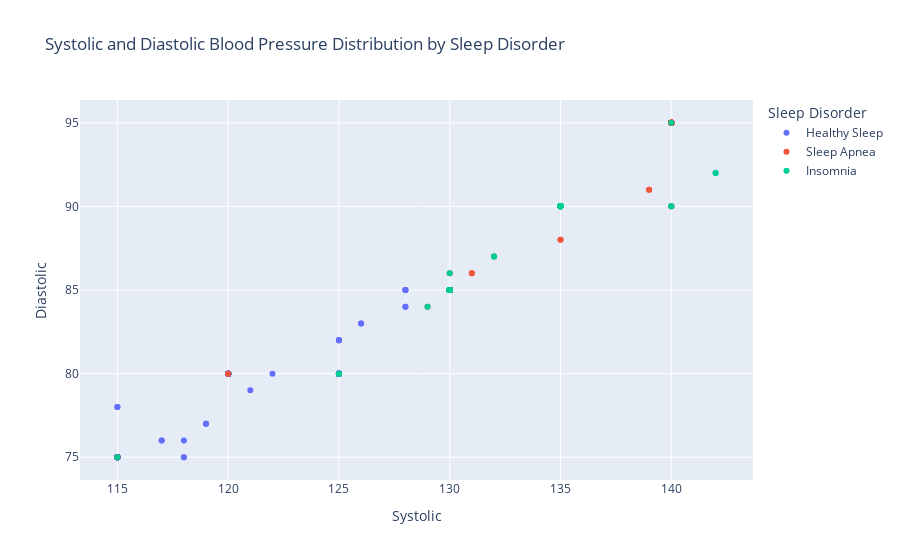

The notebook cell this image was saved under:
### Code cell
# Membuat scatter plot antara 'Systolic' dan 'Diastolic' berdasarkan 'Sleep Disorder'
fig = px.scatter(data, x='Systolic', y='Diastolic', color='Sleep Disorder',
                 title='Systolic and Diastolic Blood Pressure Distribution by Sleep Disorder',
                 labels={'SYSTOLIC': 'Systolic Blood Pressure', 'DIASTOLIC': 'Diastolic Blood Pressure'})
fig.show()

### Figure 1 — Plotly figure (JSON) as saved in the notebook; plotly's stock layout.template omitted (floating-point values rounded to 4 significant figures; data arrays with more than 128 entries replaced by an {"elided": "..."} marker saying what was removed)
{"data": [{"hovertemplate": "Sleep Disorder=Healthy Sleep<br>Systolic=%{x}<br>Diastolic=%{y}<extra></extra>", "legendgroup": "Healthy Sleep", "marker": {"color": "#636efa", "symbol": "circle"}, "mode": "markers", "name": "Healthy Sleep", "orientation": "v", "showlegend": true, "type": "scatter", "x": {"elided": "219 int values"}, "xaxis": "x", "y": {"elided": "219 int values"}, "yaxis": "y"}, {"hovertemplate": "Sleep Disorder=Sleep Apnea<br>Systolic=%{x}<br>Diastolic=%{y}<extra></extra>", "legendgroup": "Sleep Apnea", "marker": {"color": "#EF553B", "symbol": "circle"}, "mode": "markers", "name": "Sleep Apnea", "orientation": "v", "showlegend": true, "type": "scatter", "x": [140, 140, 132, 120, 130, 120, 131, 131, 135, 129, 115, 130, 135, 130, 130, 130, 130, 140, 140, 140, 140, 140, 140, 140, 140, 140, 139, 139, 140, 140, 140, 140, 140, 140, 140, 140, 140, 140, 140, 140, 140, 140, 140, 140, 140, 140, 140, 140, 140, 140, 140, 140, 140, 140, 140, 140, 140, 140, 140, 140, 140, 140, 140, 140, 140, 140, 140, 140, 140, 140, 140, 140, 140, 140, 140, 140, 140, 140], "xaxis": "x", "y": [90, 90, 87, 80, 86, 80, 86, 86, 88, 84, 75, 85, 88, 85, 85, 85, 85, 95, 95, 95, 95, 95, 95, 95, 95, 95, 91, 91, 95, 95, 95, 95, 95, 95, 95, 95, 95, 95, 95, 95, 95, 95, 95, 95, 95, 95, 95, 95, 95, 95, 95, 95, 95, 95, 95, 95, 95, 95, 95, 95, 95, 95, 95, 95, 95, 95, 95, 95, 95, 95, 95, 95, 95, 95, 95, 95, 95, 95], "yaxis": "y"}, {"hovertemplate": "Sleep Disorder=Insomnia<br>Systolic=%{x}<br>Diastolic=%{y}<extra></extra>", "legendgroup": "Insomnia", "marker": {"color": "#00cc96", "symbol": "circle"}, "mode": "markers", "name": "Insomnia", "orientation": "v", "showlegend": true, "type": "scatter", "x": [140, 140, 132, 130, 125, 115, 129, 130, 132, 130, 130, 135, 130, 135, 130, 135, 130, 130, 130, 130, 130, 130, 130, 130, 130, 130, 130, 130, 135, 130, 130, 130, 135, 130, 135, 130, 135, 130, 135, 130, 135, 130, 135, 130, 130, 135, 130, 130, 135, 130, 130, 135, 130, 135, 130, 130, 135, 135, 135, 135, 135, 135, 135, 135, 135, 135, 135, 142, 142, 140, 130, 130, 130, 130, 130, 130, 125], "xaxis": "x", "y": [90, 90, 87, 86, 80, 75, 84, 85, 87, 85, 85, 90, 85, 90, 85, 90, 85, 85, 85, 85, 85, 85, 85, 85, 85, 85, 85, 85, 90, 85, 85, 85, 90, 85, 90, 85, 90, 85, 90, 85, 90, 85, 90, 85, 85, 90, 85, 85, 90, 85, 85, 90, 85, 90, 85, 85, 90, 90, 90, 90, 90, 90, 90, 90, 90, 90, 90, 92, 92, 95, 85, 85, 85, 85, 85, 85, 80], "yaxis": "y"}], "layout": {"legend": {"title": {"text": "Sleep Disorder"}, "tracegroupgap": 0}, "title": {"text": "Systolic and Diastolic Blood Pressure Distribution by Sleep Disorder"}, "xaxis": {"anchor": "y", "domain": [0, 1], "title": {"text": "Systolic"}}, "yaxis": {"anchor": "x", "domain": [0, 1], "title": {"text": "Diastolic"}}}}
